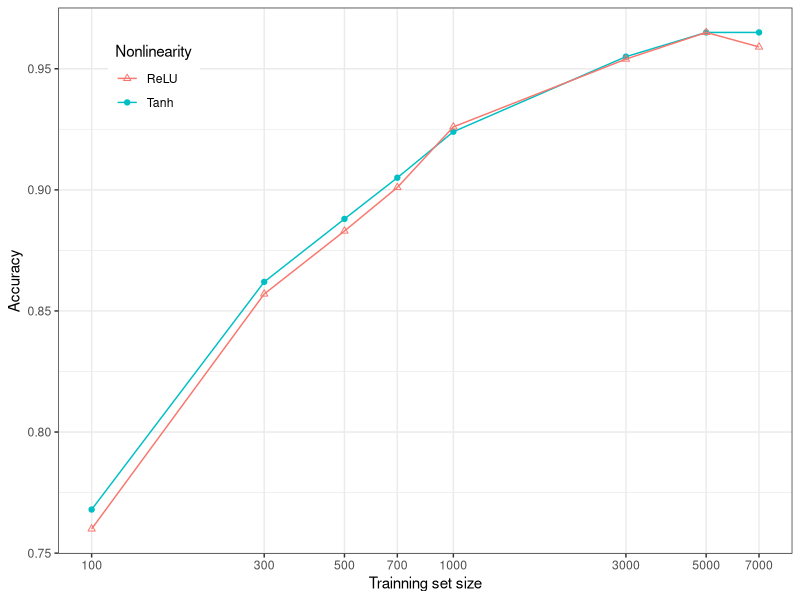
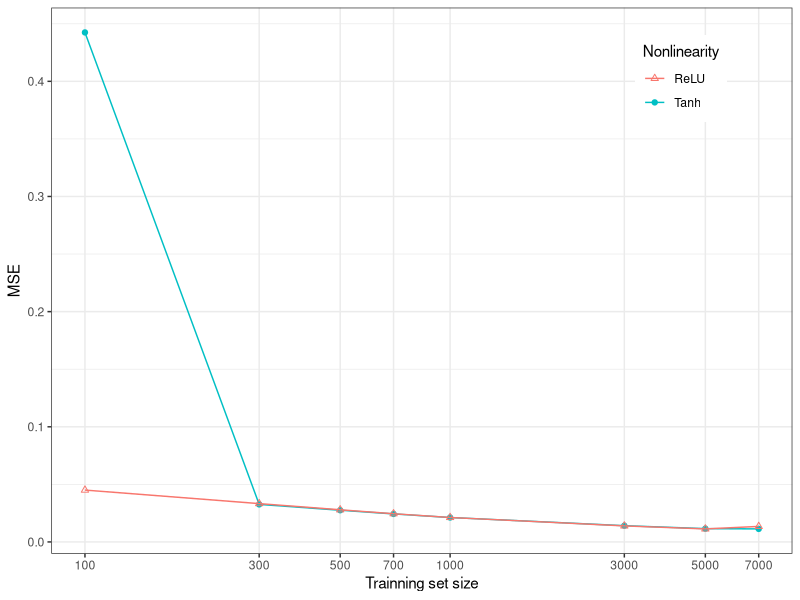

Reproduce these figures in R, in order.
library(ggplot2)

x <- log(c(100, 300, 500, 700, 1000, 3000, 5000, 7000))
relu_ac <- c(0.768, 0.862, 0.888, 0.905, 0.924, 0.955, 0.965, 0.965)
relu_mse <- c(0.442462, 0.032599, 0.027526, 0.024321, 0.021215, 0.014121, 0.011559, 0.011316)
tanh_ac <- c(0.76, 0.857, 0.883, 0.901, 0.926, 0.954, 0.965, 0.959)
tanh_mse <- c(0.045034, 0.033284, 0.027927, 0.024479, 0.021232, 0.013928, 0.011316, 0.013487)

df11 <- data.frame(matrix(c(x, relu_ac), byrow = F, ncol = 2))
names(df11) <- c('x', 'Accuracy')
df12 <- data.frame(matrix(c(x, relu_mse), byrow = F, ncol = 2))
names(df12) <- c('x', 'MSE')
df21 <- data.frame(matrix(c(x, tanh_ac), byrow = F, ncol = 2))
names(df21) <- c('x', 'Accuracy')
df22 <- data.frame(matrix(c(x, tanh_mse), byrow = F, ncol = 2))
names(df22) <- c('x', 'MSE')

baseplot_singleWay=function(g){
  g=g+xlab('Trainning set size')+ylab('Accuracy')
  #g=g+scale_y_continuous(breaks = newpoints$x,minor_breaks=NULL) 
  g=g+scale_x_continuous(breaks = df11$x,minor_breaks=NULL,labels=c(100, 300, 500, 700, 1000, 3000, 5000, 7000))
  #g=g+coord_fixed()
  g=g+guides(size=FALSE)+theme_bw()
  g
}
g_ac=baseplot_singleWay(ggplot())
p <- g_ac +
  geom_point(df11, mapping = aes(x=x, y=Accuracy, color = 'Tanh')) +
  geom_line(df11, mapping = aes(x=x, y=Accuracy, color = 'Tanh')) +
  geom_point(df21, mapping = aes(x=x, y=Accuracy, color = 'ReLU'), shape = 2) +
  geom_line(df21, mapping = aes(x=x, y=Accuracy, color = 'ReLU')) +
  labs(color="Nonlinearity") +
  theme(legend.position = c(.13,0.87))
p


baseplot_singleWay=function(g){
  g=g+xlab('Trainning set size')+ylab('MSE')
  #g=g+scale_y_continuous(breaks = newpoints$x,minor_breaks=NULL) 
  g=g+scale_x_continuous(breaks = df11$x,minor_breaks=NULL,labels=c(100, 300, 500, 700, 1000, 3000, 5000, 7000))
  #g=g+coord_fixed()
  g=g+guides(size=FALSE)+theme_bw()
  g
}
g_mse=baseplot_singleWay(ggplot())

p_mse <- g_mse +
  geom_point(df12, mapping = aes(x=x, y=MSE, color = 'Tanh')) +
  geom_line(df12, mapping = aes(x=x, y=MSE, color = 'Tanh')) +
  geom_point(df22, mapping = aes(x=x, y=MSE, color = 'ReLU'), shape = 2) +
  geom_line(df22, mapping = aes(x=x, y=MSE, color = 'ReLU')) +
  labs(color="Nonlinearity") +
  theme(legend.position = c(0.85,0.87))
p_mse

#scale_x_continuous(trans='log2') +
#coord_trans(x="log10") +
